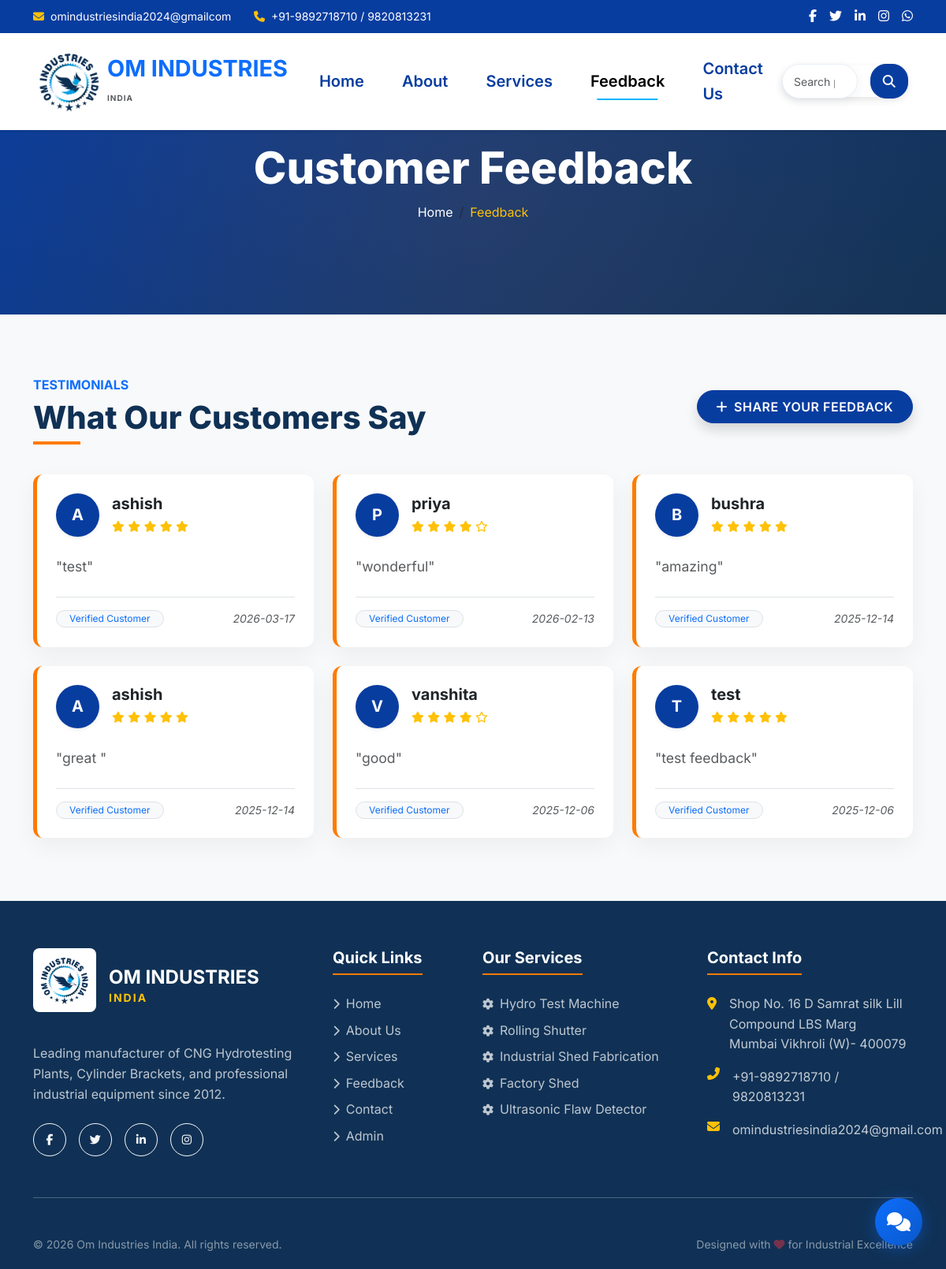
Screenshot of /feedback with the database file from the repository.
### tables this page shows
CREATE TABLE feedback (
    id INTEGER PRIMARY KEY AUTOINCREMENT,
    name TEXT NOT NULL,
    message TEXT NOT NULL,
    date TIMESTAMP DEFAULT CURRENT_TIMESTAMP
, rating INTEGER DEFAULT 5, status TEXT DEFAULT 'pending');

### app.py (the view, shortened to what this page needs)
@app.route("/feedback", methods=['GET', 'POST'])
def feedback():
    conn = _db_connection()
    cursor = execute_query(conn, "SELECT * FROM feedback WHERE status = 'approved' ORDER BY date DESC")
    feedbacks = cursor.fetchall()
    conn.close()
    return render_template("public/pages/feedback.html", title="Feedback - Om Industries India", feedbacks=feedbacks, now=datetime.now())

### app.py (called while the page is built)
def execute_query(conn, query, params=None):
    if USE_POSTGRES:
        cursor = conn.cursor()
        if params:
            if '?' in query:
                query = query.replace('?', '%s')
            cursor.execute(query, params)
        else:
            cursor.execute(query)
        return cursor
    else:
        if params:
            return conn.execute(query, params)
        else:
            return conn.execute(query)

### templates/public/pages/feedback.html (shortened to what this page needs)
{% extends "public/base_public.html" %}
{% block content %}
<section class="page-header animate__animated animate__fadeIn">
  <div class="container">
    <h1 class="animate__animated animate__fadeInDown">Customer Feedback</h1>
    <nav aria-label="breadcrumb">
      <ol class="breadcrumb">
        <li class="breadcrumb-item"><a href="{{ url_for('home') }}" class="text-white text-decoration-none">Home</a></li>
        <li class="breadcrumb-item active text-warning" aria-current="page">Feedback</li>
      </ol>
    </nav>
  </div>
</section>
<section class="section-padding bg-light">
  <div class="container">
    <div class="row align-items-center mb-5" data-aos="fade-up">
      <div class="col-md-8">
        <h6 class="text-primary fw-bold text-uppercase mb-2">Testimonials</h6>
        <h2 class="section-title mb-0">What Our Customers Say</h2>
      </div>
      <div class="col-md-4 text-md-end mt-4 mt-md-0">
        <button type="button" class="btn btn-primary rounded-pill px-4 py-2 shadow" data-bs-toggle="modal" data-bs-target="#feedbackModal">
          <i class="fas fa-plus me-2"></i>Share Your Feedback
        </button>
      </div>
    </div>
    <div class="row g-4">
      {% if feedbacks %}
        {% for feedback in feedbacks %}
        <div class="col-md-6 col-lg-4" data-aos="fade-up" data-aos-delay="{{ (loop.index0 % 3) * 100 }}">
          <div class="modern-card p-4 bg-white h-100 feedback-card border-0">
            <div class="d-flex align-items-center mb-4">
              <div class="avatar-circle bg-primary text-white d-flex align-items-center justify-content-center me-3 shadow-sm" style="width: 55px; height: 55px; border-radius: 50%; font-size: 1.25rem; font-weight: bold;">
                {{ feedback['name'][0].upper() }}
              </div>
              <div class="flex-grow-1">
                <h5 class="mb-1 fw-bold text-dark">{{ feedback['name'] }}</h5>
                <div class="rating-display">
                  {% set rating = feedback['rating']|int %}
                  {% for i in range(1, 6) %}
                    <i class="fa{% if i <= rating %}s{% else %}r{% endif %} fa-star text-warning small"></i>
                  {% endfor %}
                </div>
              </div>
            </div>
            <p class="feedback-message mb-4 text-muted" style="font-size: 1.1rem; font-style: normal;">"{{ feedback['message'] }}"</p>
            <div class="d-flex justify-content-between align-items-center border-top pt-3">
              <span class="badge bg-light text-primary rounded-pill px-3 fw-normal border">Verified Customer</span>
              <small class="text-muted fst-italic">
                {% if feedback['date'] %}
                  {% if feedback['date'] is string %}
                    {{ feedback['date'][:10] }}
                  {% else %}
                    {{ feedback['date'].strftime('%b %d, %Y') }}
                  {% endif %}
                {% endif %}
              </small>
            </div>
          </div>
        </div>
        {% endfor %}
      {% endif %}
    </div>
  </div>
</section>
{% endblock %}

### static/css/style.css (style rules this page uses)
:root { --primary-color: #083da0; --secondary-color: #ff7b00; --accent-color: #00b3ff; --dark-color: #103155; --light-color: #f8f9fa; --white: #ffffff; --text-dark: #101010; --text-muted: #6c757d; --border-radius: 12px; --transition: all 0.3s cubic-bezier(0.4, 0, 0.2, 1); }
* { margin: 0; padding: 0; box-sizing: border-box; }
body { background-color: var(--white); font-family: 'Inter', sans-serif; color: var(--text-dark); line-height: 1.6; padding-top: 80px; }
html, body { height: 100%; margin: 0; }
.btn { padding: 12px 30px; font-weight: 600; transition: var(--transition); text-transform: uppercase; letter-spacing: 0.5px; }
.btn-primary { background-color: var(--primary-color); border-color: var(--primary-color); }
.section-padding { padding: 80px 0; }
.section-title { font-size: 2.5rem; font-weight: 800; color: var(--dark-color); position: relative; margin-bottom: 3rem; display: inline-block; }
.section-title:after { content: ''; position: absolute; bottom: -10px; left: 0; width: 60px; height: 4px; background: var(--secondary-color); }
.modern-card { background: var(--white); border-radius: var(--border-radius); border: none; overflow: hidden; box-shadow: 0 10px 30px rgba(0,0,0,0.05); transition: var(--transition); height: 100%; }
.feedback-card { border-left: 5px solid var(--secondary-color) !important; border-radius: var(--border-radius) !important; }
.avatar-circle { background: var(--primary-color) !important; }
.page-header { padding: 100px 0; background: var(--primary-color); background: linear-gradient(135deg, var(--primary-color) 0%, var(--dark-color) 100%); color: var(--white); text-align: center; position: relative; overflow: hidden; }
.page-header:before { content: ''; position: absolute; top: -50%; left: -50%; width: 200%; height: 200%; background: radial-gradient(circle, rgba(255,123,0,0.1) 0%, transparent 60%); z-index: 1; }
.page-header h1 { font-size: 3.5rem; font-weight: 800; position: relative; z-index: 2; margin-bottom: 10px; }
.page-header .breadcrumb { position: relative; z-index: 2; justify-content: center; background: transparent; }

### rows the page displays
feedback: name "A", name "ashish", message "test", date "2026-03-17"
feedback: name "P", name "priya", message "wonderful", date "2026-02-13"
feedback: name "B", name "bushra", message "amazing", date "2025-12-14"
feedback: name "A", name "ashish", message "great", date "2025-12-14"
feedback: name "V", name "vanshita", message "good", date "2025-12-06"
feedback: name "T", name "test", message "test feedback", date "2025-12-06"
